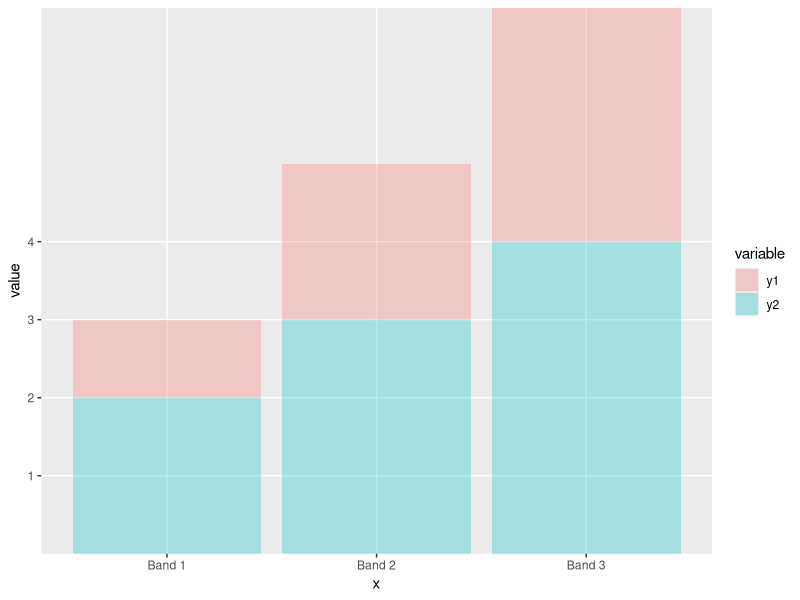

R code for this plot:
library(ggplot2)
library(reshape)


x = c("Band 1", "Band 2", "Band 3")
y1 = c("1","2","3")
y2 = c("2","3","4")

to_plot <- data.frame(x=x,y1=y1,y2=y2)
melted<-melt(to_plot, id="x")

print(ggplot(melted,aes(x=x,y=value,fill=variable)) + geom_bar(stat="identity", alpha=.3))
